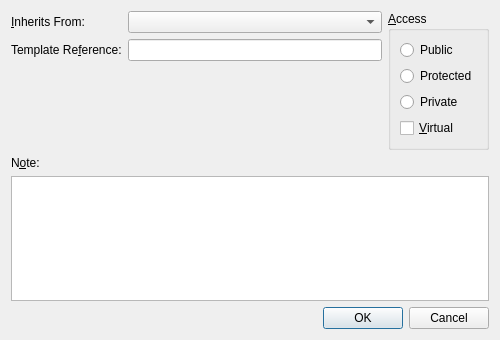
<?xml version="1.0" encoding="UTF-8"?>
<ui version="4.0">
 <class>InheritDialog</class>
 <widget class="QDialog" name="InheritDialog">
  <property name="geometry">
   <rect>
    <x>0</x>
    <y>0</y>
    <width>500</width>
    <height>340</height>
   </rect>
  </property>
  <property name="windowTitle">
   <string>Inherit</string>
  </property>
  <layout class="QVBoxLayout" name="mainLayout">
   <item>
    <layout class="QHBoxLayout" name="upperLayout">
     <item>
      <layout class="QGridLayout" name="topGrid">
       <item row="0" column="0">
        <widget class="QLabel" name="labelInherit">
         <property name="text">
          <string>&amp;Inherits From:</string>
         </property>
         <property name="buddy">
          <cstring>comboInherit</cstring>
         </property>
        </widget>
       </item>
       <item row="0" column="1">
        <widget class="QComboBox" name="comboInherit"/>
       </item>
       <item row="1" column="0">
        <widget class="QLabel" name="labelTemplate">
         <property name="text">
          <string>Template Re&amp;ference:</string>
         </property>
         <property name="buddy">
          <cstring>editTemplate</cstring>
         </property>
        </widget>
       </item>
       <item row="1" column="1">
        <widget class="QLineEdit" name="editTemplate"/>
       </item>
       <item row="2" column="0" colspan="2">
        <spacer name="topSpacer">
         <property name="orientation">
          <enum>Qt::Orientation::Vertical</enum>
         </property>
         <property name="sizeHint" stdset="0">
          <size>
           <width>20</width>
           <height>0</height>
          </size>
         </property>
        </spacer>
       </item>
      </layout>
     </item>
     <item>
      <widget class="QGroupBox" name="groupAccess">
       <property name="title">
        <string>&amp;Access</string>
       </property>
       <layout class="QVBoxLayout" name="accessLayout">
        <item>
         <widget class="QRadioButton" name="radioPublic">
          <property name="text">
           <string>Public</string>
          </property>
         </widget>
        </item>
        <item>
         <widget class="QRadioButton" name="radioProtected">
          <property name="text">
           <string>Protected</string>
          </property>
         </widget>
        </item>
        <item>
         <widget class="QRadioButton" name="radioPrivate">
          <property name="text">
           <string>Private</string>
          </property>
         </widget>
        </item>
        <item>
         <widget class="QCheckBox" name="checkVirtual">
          <property name="text">
           <string>&amp;Virtual</string>
          </property>
         </widget>
        </item>
       </layout>
      </widget>
     </item>
    </layout>
   </item>
   <item>
    <widget class="QLabel" name="labelNote">
     <property name="text">
      <string>N&amp;ote:</string>
     </property>
     <property name="buddy">
      <cstring>editNote</cstring>
     </property>
    </widget>
   </item>
   <item>
    <widget class="QPlainTextEdit" name="editNote"/>
   </item>
   <item>
    <widget class="QDialogButtonBox" name="buttonBox">
     <property name="orientation">
      <enum>Qt::Orientation::Horizontal</enum>
     </property>
     <property name="standardButtons">
      <set>QDialogButtonBox::StandardButton::Cancel|QDialogButtonBox::StandardButton::Ok</set>
     </property>
    </widget>
   </item>
  </layout>
 </widget>
 <resources/>
 <connections/>
</ui>
